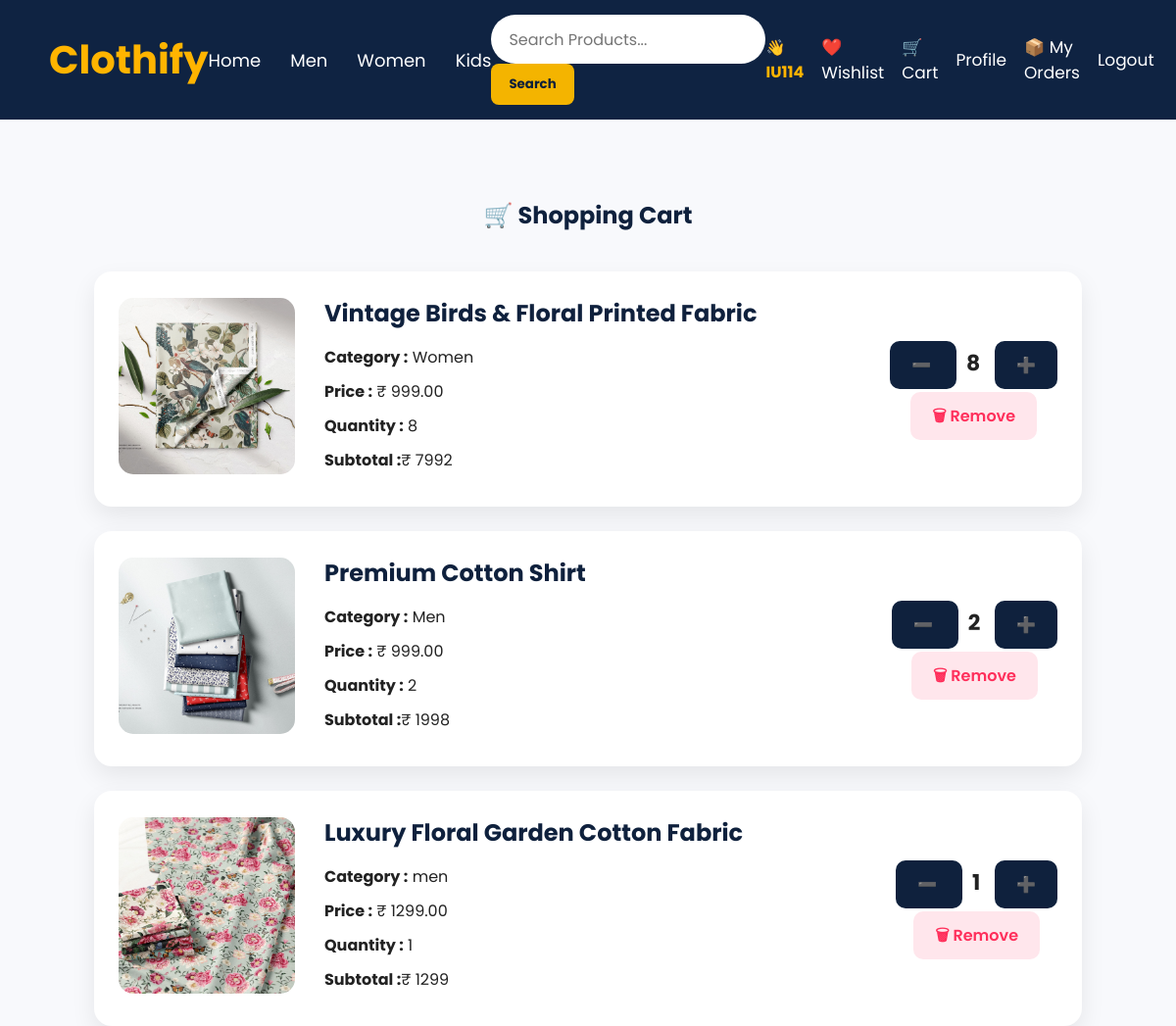
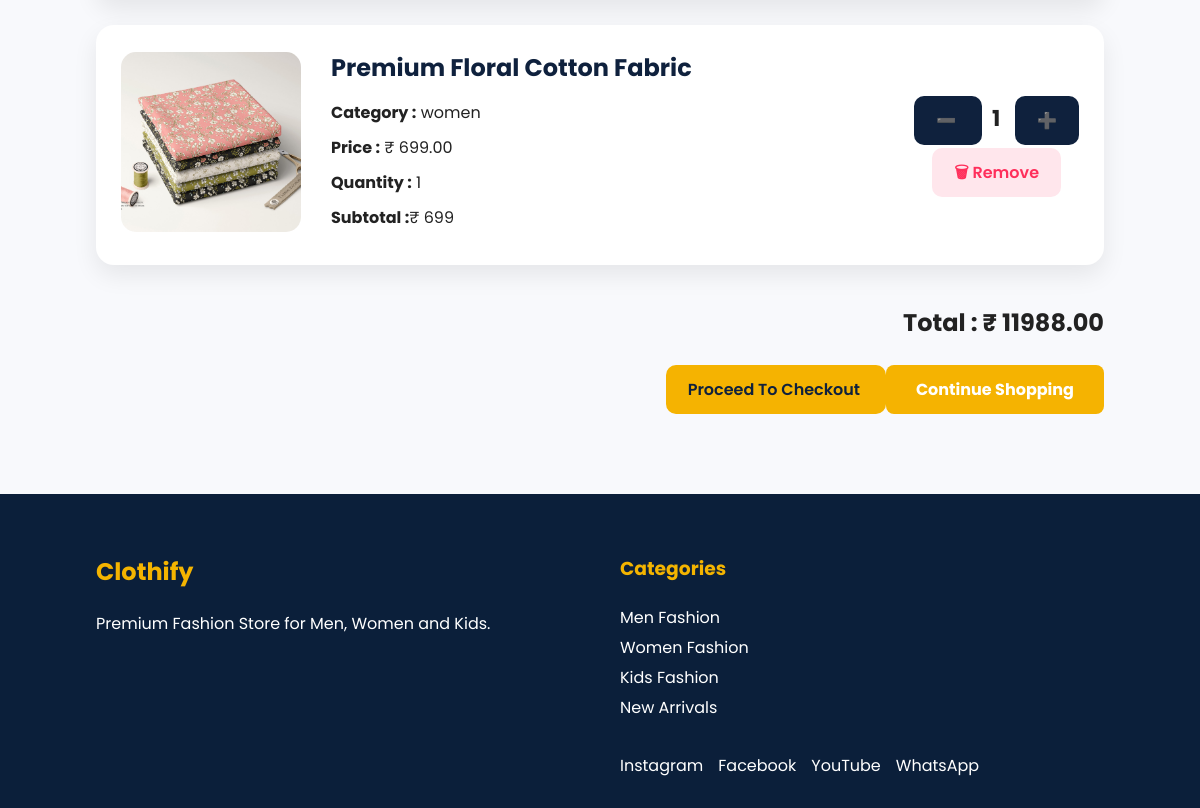
The page /cart/ (signed in) on the database as committed earlier (2 pictures, top to bottom).
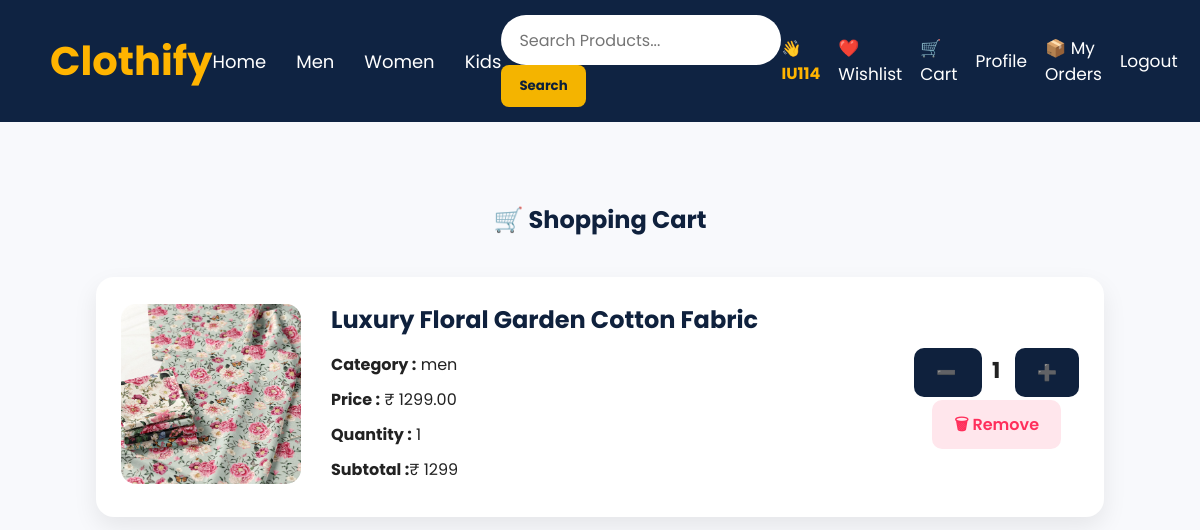
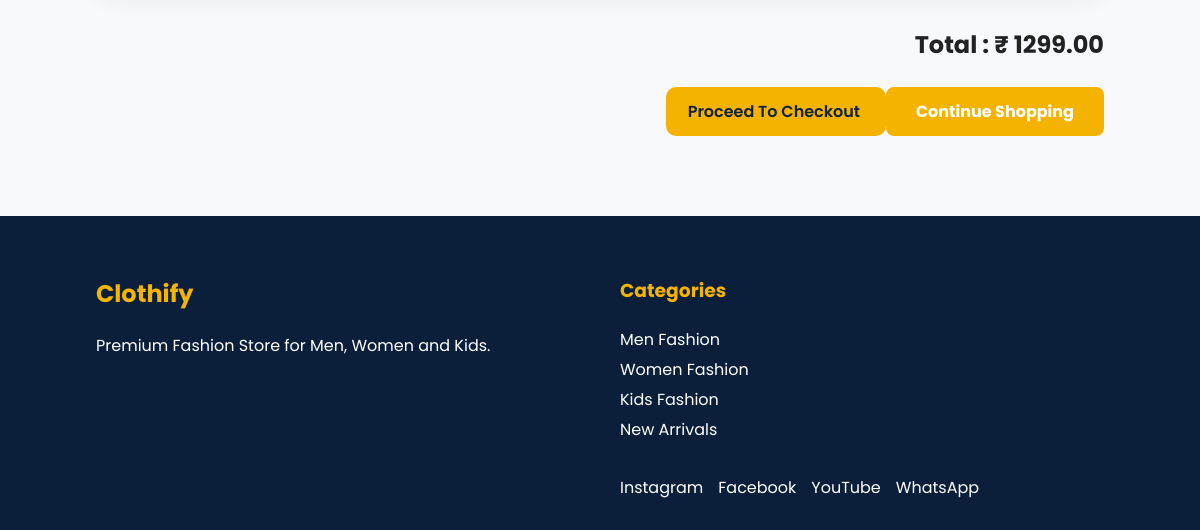
The same page on the database as committed later (2 pictures, top to bottom).
### products/models.py (models this page shows, shortened)
class Cart(models.Model):
    user = models.ForeignKey(User, on_delete=models.CASCADE)
    product = models.ForeignKey(Product, on_delete=models.CASCADE)
    quantity = models.PositiveIntegerField(default=1)
    added_at = models.DateTimeField(auto_now_add=True)

class Product(models.Model):
    name = models.CharField(max_length=200)
    price = models.DecimalField(max_digits=10, decimal_places=2)
    original_price = models.DecimalField(
        max_digits=10,
        decimal_places=2,
        default=0
    )
    description = models.TextField()
    category = models.CharField(max_length=100)
    image = models.ImageField(upload_to='products/')
    stock = models.PositiveIntegerField(default=0)
    rating = models.DecimalField(
        max_digits=2,
        decimal_places=1,
        default=5.0
    )
    discount = models.PositiveIntegerField(default=0)
    created_at = models.DateTimeField(auto_now_add=True)

### products/views.py (the view)
# urls.py: path("cart/", views.cart, name="cart"),
@login_required
def cart(request):
    cart_items = Cart.objects.filter(user=request.user)
    total = 0
    for item in cart_items:
        total += item.product.price * item.quantity
    return render(request, "cart.html", {
        "cart_items": cart_items,
        "total": total
    })

### templates/cart.html (shortened to what this page needs)
{% load static %}
<!DOCTYPE html>
<html lang="en">
<head>
    <link rel="stylesheet" href="{% static 'css/style.css' %}">
</head>
<body>
{% include 'navbar.html' %}
<section class="cart-page">
    <div class="cart-container">
        <h1>🛒 Shopping Cart</h1>
        {% if cart_items %}
            {% for item in cart_items %}
            <div class="cart-card">
                <div class="cart-image">
                    <img src="{{ item.product.image.url }}" alt="{{ item.product.name }}">
                </div>
                <div class="cart-info">
                    <h2>{{ item.product.name }}</h2>
                    <p><strong>Category :</strong> {{ item.product.category }}</p>
                    <p><strong>Price :</strong> ₹ {{ item.product.price }}</p>
                    <p><strong>Quantity :</strong> {{ item.quantity }}</p>
                   <p><strong>Subtotal :</strong>₹ {% widthratio item.product.price 1 item.quantity %}</p>
                </div>
               <div class="cart-actions">
    <a href="{% url 'decrease_quantity' item.id %}" class="cart-btn">
        ➖
    </a>
    <span class="qty">
        {{ item.quantity }}
    </span>
    <a href="{% url 'increase_quantity' item.id %}" class="cart-btn">
        ➕
    </a>
    <br><br>
    <a href="{% url 'remove_from_cart' item.id %}" class="wishlist-btn">
        🗑 Remove
    </a>
</div>
            </div>
            {% endfor %}
            <div class="cart-summary">
                <h2>Total : ₹ {{ total }}</h2>
                <a href="#" class="buy-btn">
                    Proceed To Checkout
                </a>
                <a href="/" class="shop-btn">
                    Continue Shopping
                </a>
            </div>
        {% endif %}
    </div>
</section>
{% include 'footer.html' %}
</body>
</html>

Rows that differ between the two databases and show on the page:
removed Cart: product.image (picture), product.name "Vintage Birds & Floral Printed Fabric", product.category "Women", product.price "999.00", quantity "8", product+quantity "7992"
removed Cart: product.image (picture), product.name "Premium Cotton Shirt", product.category "Men", product.price "999.00", quantity "2", product+quantity "1998"
removed Cart: product.image (picture), product.name "Premium Floral Cotton Fabric", product.category "women", product.price "699.00", quantity "1", product+quantity "699"
Other text that changed with them:
{{ total }}: "11988.00" → "1299.00"
